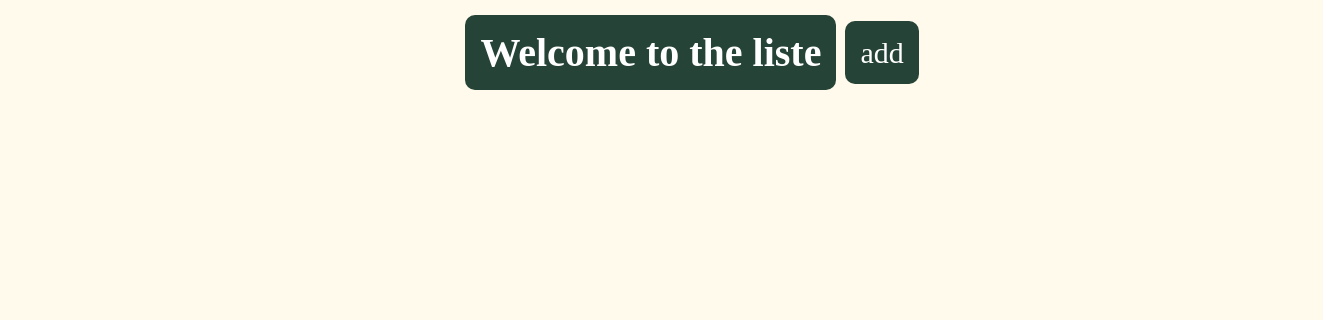
Page /next/ on the earlier database version.
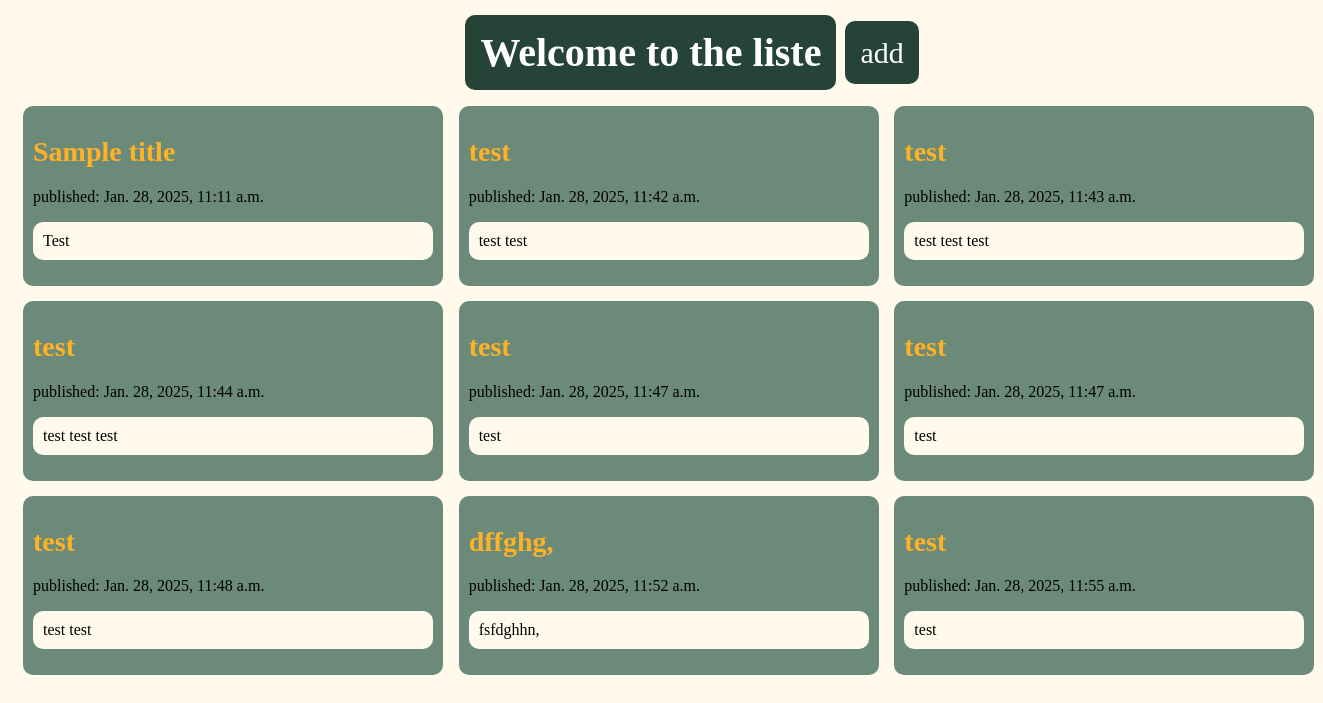
Same page on the later database version.
### blog/models.py (models this page shows, shortened)
class Post(models.Model):
    author = models.ForeignKey(settings.AUTH_USER_MODEL, on_delete=models.CASCADE)
    title = models.CharField(max_length=200)
    text = models.TextField()
    created_date = models.DateTimeField(default=timezone.now)
    published_date = models.DateTimeField(blank=True, null=True)

### blog/views.py (the view)
# urls.py: path('next/', views.post_list, name='post_list'),
def post_list(request):
    posts = Post.objects.all()
    return render(request, 'blog/post-list.html', {'posts': posts})

### blog/templates/blog/post-list.html
{% extends 'blog/next.html' %}
{% block content %}
    {% for post in posts %}
        <article id="art">
            <div id="di1" >
                <h2><a id="li1" href="{% url 'post_edit' pk=post.pk %}">{{ post.title }}</a></h2>
                <time id="ti">published: {{ post.published_date }}</time>
            </div>
            <p id="ppi">{{ post.text|linebreaksbr }}</p>
        </article>
    {% endfor %}
{% endblock %}

Differences in the rows shown:
added Post: title "Sample title", published_date "Jan. 28, 2025, 11:11 a.m.", text "Test"
added Post: title "test", published_date "Jan. 28, 2025, 11:42 a.m.", text "test test"
added Post: title "test", published_date "Jan. 28, 2025, 11:43 a.m.", text "test test test"
added Post: title "test", published_date "Jan. 28, 2025, 11:44 a.m.", text "test test test"
added Post: title "test", published_date "Jan. 28, 2025, 11:47 a.m.", text "test"
added Post: title "test", published_date "Jan. 28, 2025, 11:47 a.m.", text "test"
added Post: title "test", published_date "Jan. 28, 2025, 11:48 a.m.", text "test test"
added Post: title "dffghg,", published_date "Jan. 28, 2025, 11:52 a.m.", text "fsfdghhn,"
added Post: title "test", published_date "Jan. 28, 2025, 11:55 a.m.", text "test"
